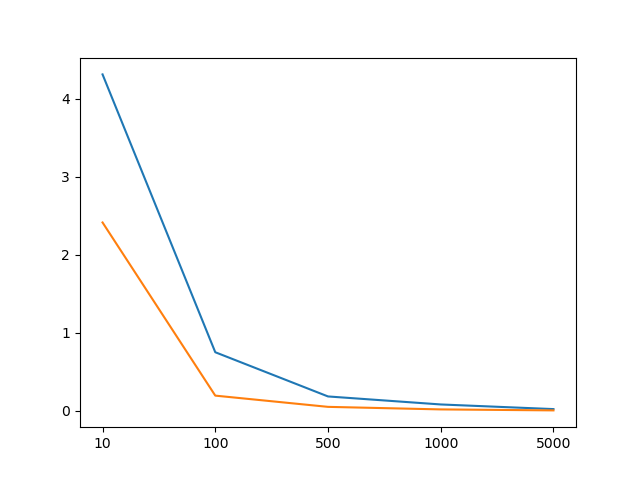

Write Python code to recreate this figure.
import numpy as np
import matplotlib.pyplot as plt

def naive_grad(x,mu):
    return np.mean(x**2*(x-mu))

def reparam_grad(eps,mu):
    return np.mean(eps**2*(eps-mu))


def main():
    data_size_list = [10,100,500,1000,5000]
    sample_num = 100
    mu, sigma = 2.0, 1.0

    var1 = np.zeros(len(data_size_list))
    var2 = np.zeros(len(data_size_list))

    for i, data_size in enumerate(data_size_list):
        estimation1 = np.zeros(sample_num)
        estimation2 = np.zeros(sample_num)
        for n in range(sample_num):
            x = np.random.normal(mu, sigma, size=(data_size, ))
            estimation1[n] = naive_grad(x,mu)
            eps = np.random.normal(0.0,1.0,size = (data_size, ))
            x = eps * sigma + mu
            estimation2[n] = reparam_grad(eps, mu)

        var1[i] = np.var(estimation1)
        var2[i] = np.var(estimation2)

    print('naive grad variance:{}'.format(var1))
    print('reparameterization grad variance:{}'.format(var2))

    index = [_ for _ in range(len(data_size_list))]
    plt.plot(index, var1)
    plt.plot(index, var2)
    plt.xticks(index,data_size_list)
    plt.savefig('reparam.png')
    plt.show()

if __name__ == "__main__":
    main()
